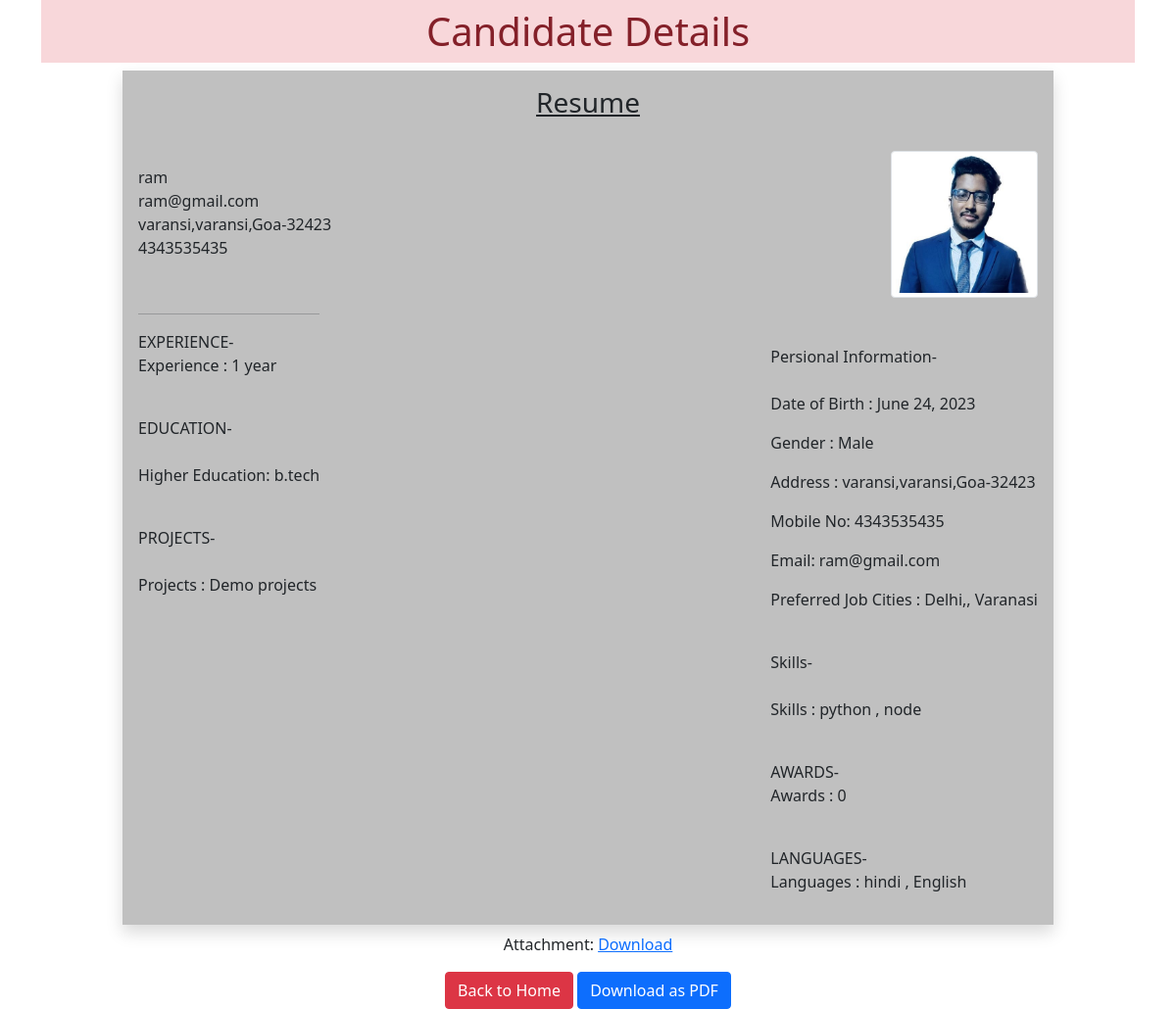
The page /1 (signed in) on the database as committed earlier.
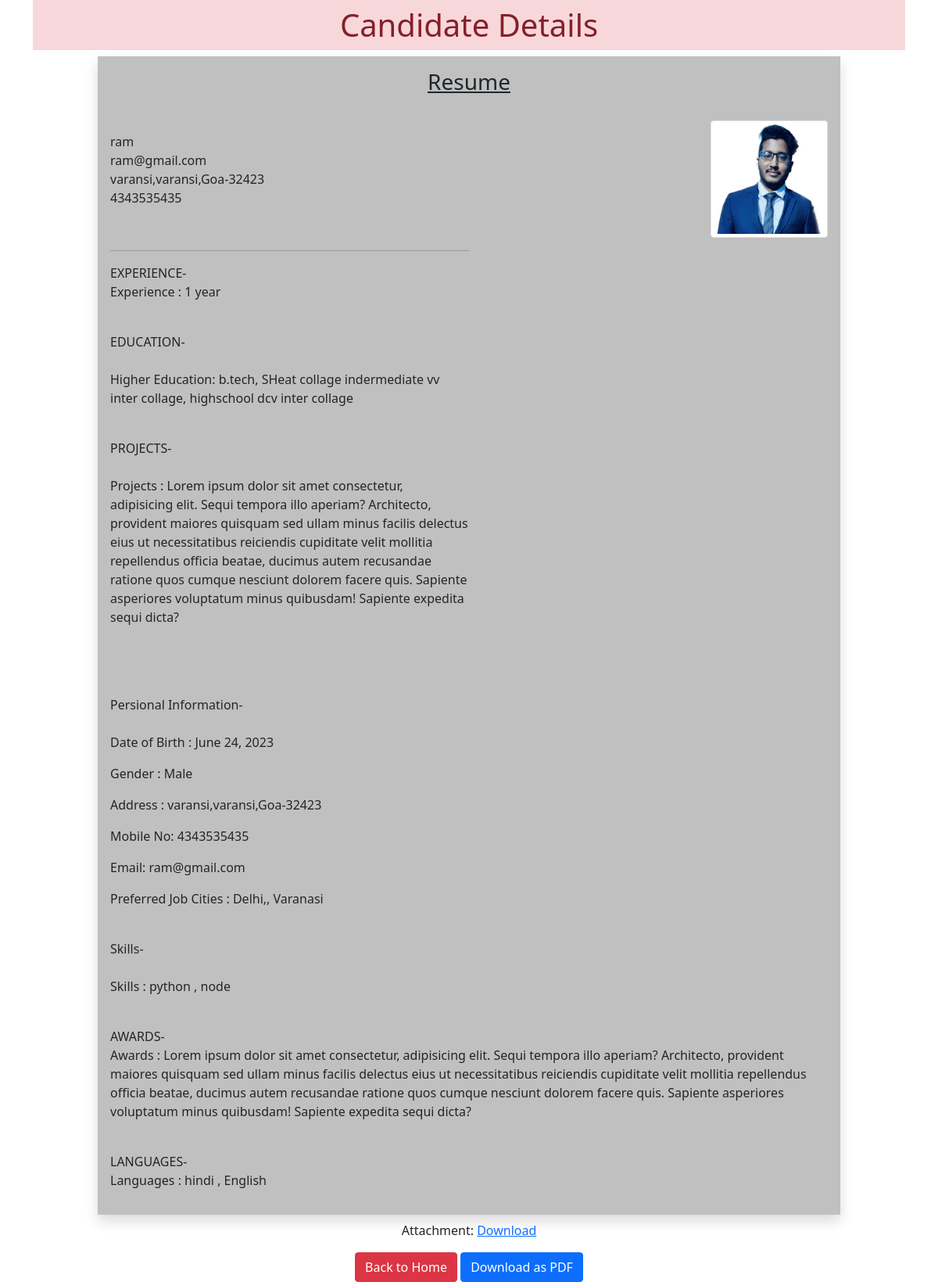
The same page on the database as committed later.
### myapp/models.py (models this page shows)
class Resume(models.Model):
    name=models.CharField(max_length=100)
    dob=models.DateField(auto_now=False,auto_now_add=False)
    gender=models.CharField(max_length=50)
    locality=models.CharField(max_length=100)
    city=models.CharField(max_length=100)
    pin=models.PositiveIntegerField()
    state=models.CharField(choices=STATE_CHOICE,max_length=100)
    mobile=models.PositiveIntegerField()
    email=models.EmailField()
    job_city=models.CharField(max_length=100)
    profile_image=models.ImageField(upload_to='profileimg',blank=True)
    my_file=models.FileField(upload_to='dock',blank=True)
    experience = models.TextField(blank=True, default='')
    education = models.TextField()
    projects = models.TextField(blank=True, default='')
    skills = models.TextField()
    awards = models.TextField(blank=True, default='')
    languages = models.CharField(max_length=100)

### myapp/views.py (the view)
# urls.py: path('<int:pk>', views.CandidateView.as_view(), name='candidate'),
@method_decorator(login_required(login_url='login'), name='dispatch')
class CandidateView(View):
   def get(self,request,pk):
      candidate=Resume.objects.get(pk=pk)
      return render(request,'myapp/candidate.html',{'candidate':candidate})

### myapp/templatetags/myfilter.py (called while the page is built)
@register.filter(name='remove_spacial')
def remove_chars(value):
    value = value.replace('[', '').replace(']', '').replace("'", '')
    return value

@register.filter(name='add_comma')
def add_comma(value):
    value = value.replace(' ', ', ')
    return value

### myapp/templates/myapp/candidate.html (shortened to what this page needs)
<!DOCTYPE html>
{% load myfilter %}
{% load static %}
<html lang="en">
<head>
    <link rel="stylesheet" href="{% static 'myapp/css/style1.css' %}">
    <link href="https://cdn.jsdelivr.net/npm/bootstrap@5.0.0-beta2/dist/css/bootstrap.min.css" rel="stylesheet"
>
</head>
<body>
    <div class="pdfgenerate">
        <div class="container">
            <h1 class="alert-danger text-center p-2">Candidate Details</h1>
            <div class="row" >
                <div id="candidateBody" class="col-sm-10 shadow p-3 offset-sm-1">
                    <h3 class="text-center"><u>Resume</u></h3>
                    <div class="d-flex align-items-center">
                        {{candidate.name }}<br>
                        {{candidate.email}}<br>
                        {{ candidate.locality }},{{ candidate.city }},{{ candidate.state }}-{{ candidate.pin}}<br>
                        {{ candidate.mobile }}
                        <img src="{{ candidate.profile_image.url }}" alt="" class="img-fluid img-thumbnail mt-4"
                            width="150" height="150" style="margin-left: auto;">
                    </div>
                    <div class="float-start experience">
                        <hr>
                        EXPERIENCE-<br>
                        <p>Experience : {{ candidate.experience }}</p><br>
                        EDUCATION- <br><br>
                        <p>Higher Education: {{ candidate.education }}</p><br>
                        PROJECTS-<br><br>
                        <p>Projects : {{ candidate.projects }}</p><br>
                    </div>
                    <div class="float-end mt-5">
                        Persional Information-<br><br>
                        <p>Date of Birth : {{ candidate.dob }}</p>
                        <p>Gender : {{ candidate.gender }}</p>
                        <p>Address : {{ candidate.locality }},{{ candidate.city }},{{ candidate.state }}-{{candidate.pin }}</p>
                        <p>Mobile No: {{ candidate.mobile }}</p>
                        <p>Email: {{ candidate.email }}</p>
                        <p>Preferred Job Cities : {{ candidate.job_city|remove_spacial|add_comma }}</p><br>
                        Skills-<br><br>
                        <p>Skills : {{ candidate.skills }}</p><br>
                        AWARDS-<br>
                        <p>Awards : {{ candidate.awards }}</p><br>
                        LANGUAGES-<br>
                        <p>Languages : {{ candidate.languages }}</p>
                    </div>
                </div>
            </div>
        </div>
        <div class="text-center mt-2 ">
            <p>Attachment: <a href="{{ candidate.my_file.url }}">Download</a></p>
            <a href="home/" class="btn btn-danger">Back to Home</a>
            <a href="#" class="btn btn-primary" onclick="generatePDF()">Download as PDF</a>
        </div>
    </div>
</body>
</html>

### myapp/static/myapp/css/style1.css (style rules this page uses)
.experience { max-width: 50%; }
#candidateBody { background-color: #C0C0C0; }

Rows that differ between the two databases and show on the page:
changed Resume "ram": education "b.tech" → "b.tech, SHeat collage indermediate vv inter collage, highschool dcv inter collage"; projects "Demo projects" → "Lorem ipsum dolor sit amet consectetur, adipisicing elit. Sequi tempora illo aperiam? Architecto, provident maiores quisquam sed ullam minus facilis delectus eius ut necessitatibus reiciendis cupiditate velit mollitia repellendus officia beatae, ducimus autem recusandae ratione quos cumque nesciunt dolorem facere quis. Sapiente asperiores voluptatum minus quibusdam! Sapiente expedita sequi dicta?"; awards "0" → "Lorem ipsum dolor sit amet consectetur, adipisicing elit. Sequi tempora illo aperiam? Architecto, provident maiores quisquam sed ullam minus facilis delectus eius ut necessitatibus reiciendis cupiditate velit mollitia repellendus officia beatae, ducimus autem recusandae ratione quos cumque nesciunt dolorem facere quis. Sapiente asperiores voluptatum minus quibusdam! Sapiente expedita sequi dicta?"
